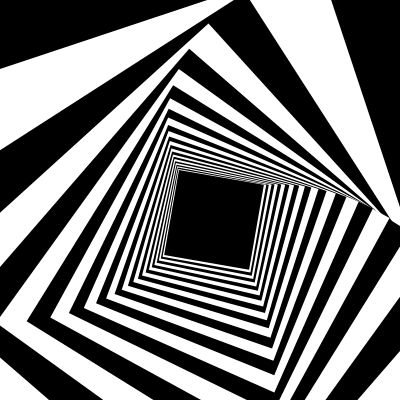
Frame 1 (no input)
Frame 2 (the mouse pressed at the canvas centre, redrawn once): identical to frame 1, image omitted

The p5.js sketch that drew this single still picture (run headless with seeded random() and noise() and a simulated clock; the mouse was pressed at the canvas centre and the sketch redrawn once):

// p5.js sketch
// ── sketch.js
  function setup() {
      createCanvas(400, 400);
      rectMode(CENTER);
  }

  function draw(){
      background(240);
      noStroke();
      translate(width/2, height/2);

      for (var i=0; i <30; i++) {
          push();
          scale(5/i);
          rotate(5/i);
         if (i % 2 == 1){
          fill(0)
        }
          rect(100, 100, 500);
          pop();
        }
    noLoop();
  }
